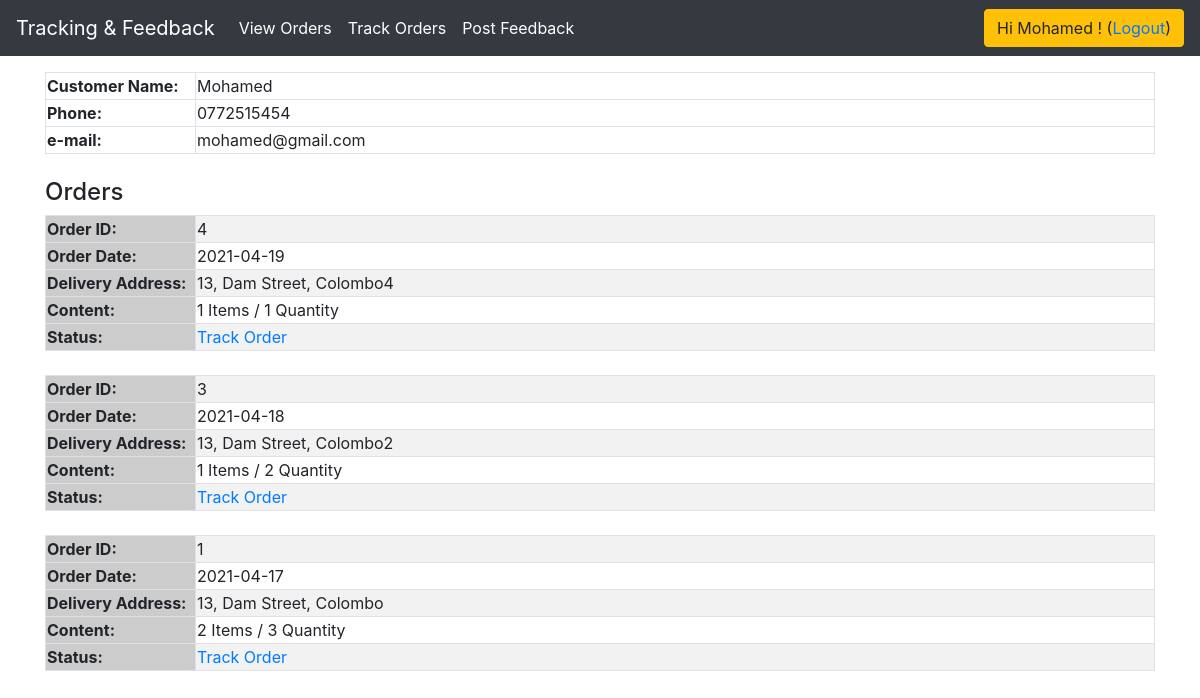
Screenshot of /orders.php (signed in) with the database file from the repository.
### tables this page shows
CREATE TABLE IF NOT EXISTS `customers` (
  `seno` bigint(20) UNSIGNED NOT NULL AUTO_INCREMENT,
  `name` varchar(200) NOT NULL,
  `l_name` varchar(300) NOT NULL,
  `email` varchar(300) NOT NULL,
  `phone` varchar(20) NOT NULL,
  `username` varchar(300) NOT NULL,
  `password` varchar(300) NOT NULL,
  PRIMARY KEY (`seno`),
  UNIQUE KEY `seno` (`seno`)
);

CREATE TABLE IF NOT EXISTS `carts` (
  `seno` bigint(20) UNSIGNED NOT NULL AUTO_INCREMENT,
  `customer_id` varchar(100) NOT NULL,
  `date` date NOT NULL,
  `delivery_address` text NOT NULL,
  `status` varchar(20) NOT NULL DEFAULT 'pending',
  UNIQUE KEY `seno` (`seno`)
);

### Connections/dbconnect.php (called while the page is built, shortened)
<?php
$hostname_dbconnect = "localhost";
$username_dbconnect = "root";
$password_dbconnect = "";
$dbconnect = mysql_pconnect($hostname_dbconnect, $username_dbconnect, $password_dbconnect) or trigger_error(mysql_error(),E_USER_ERROR);
$logoutAction = $_SERVER['PHP_SELF']."?doLogout=true";
$getUsername= "-1";
if (isset($_SESSION['MM_Username'])) {
  $getUsername = $_SESSION['MM_Username'];
}
$query_get_customer_info = "SELECT * FROM customers WHERE username = '$getUsername'";
$get_customer_info = mysql_query($query_get_customer_info, $dbconnect) or die(mysql_error());
$row_get_customer_info = mysql_fetch_assoc($get_customer_info);
$customer_name = $row_get_customer_info['name'].' '.$row_get_customer_info['l_name'];
$cusID = $row_get_customer_info['seno'];
?>

### orders.php (the view, shortened to what this page needs)
<?php require_once('Connections/dbconnect.php'); ?>
<?php
$query_list_orders = "SELECT * FROM carts WHERE customer_id = '$cusID' ORDER BY `date` DESC";
$list_orders = mysql_query($query_list_orders, $dbconnect) or die(mysql_error());
$row_list_orders = mysql_fetch_assoc($list_orders);
?>
<!doctype html>
<html>
<head>
<link href="css/bootstrap-4.3.1.css" rel="stylesheet" type="text/css">
</head>
<body>
<nav class="navbar navbar-expand-lg navbar-dark bg-dark"> <a class="navbar-brand" href="#">Tracking &amp; Feedback</a>
  <div class="collapse navbar-collapse" id="navbarSupportedContent1">
    <ul class="navbar-nav mr-auto">
      <li class="nav-item active"> <a class="nav-link" href="orders.php">View Orders</a> </li>
      <li class="nav-item active"> <a class="nav-link" href="track.php">Track Orders</a> </li>
      <li class="nav-item active"> <a class="nav-link" href="feedback.php">Post Feedback</a> </li>
    </ul>
	 <div class="btn btn-warning">Hi <?php echo $customer_name; ?>! (<a href="<?php echo $logoutAction ?>">Logout</a>)</div>
  </div>
</nav>
<div class="container mt-3">
<div class="row">
	<div class="col-md-12">
	<table width="100%" border="0" class="table-bordered">
  <tbody>
    <tr>
      <td width="150"><strong>Customer Name:</strong></td>
      <td><?php echo $customer_name; ?></td>
      </tr>
    <tr>
      <td width="150"><strong>Phone:</strong></td>
      <td><?php echo $row_get_customer_info['phone']; ?></td>
      </tr>
    <tr>
      <td width="150"><strong>e-mail:</strong></td>
      <td><?php echo $row_get_customer_info['email']; ?></td>
      </tr>
  </tbody>
</table>
<h4 class="alert-heading mt-4">Orders</h4>
<?php do { ?>
<?php
$orderID = $row_list_orders['seno'];
$query_order_contents = "SELECT COUNT(seno), SUM(quantity) FROM carts_items WHERE cart_id = '$orderID'";
$order_contents = mysql_query($query_order_contents, $dbconnect) or die(mysql_error());
$row_order_contents = mysql_fetch_assoc($order_contents);
?>
  <table width="100%" border="0" class="table-bordered table-striped">
    <tbody>
      <tr>
        <td width="150" bgcolor="#CCC"><strong>Order ID:</strong></td>
        <td><?php echo $row_list_orders['seno']; ?></td>
        </tr>
      <tr>
        <td width="150" bgcolor="#CCC"><strong>Order Date:</strong></td>
        <td><?php echo $row_list_orders['date']; ?></td>
        </tr>
      <tr>
        <td width="150" bgcolor="#CCC"><strong>Delivery Address:</strong></td>
        <td><?php echo $row_list_orders['delivery_address']; ?></td>
        </tr>
      <tr>
        <td bgcolor="#CCC"><strong>Content:</strong></td>
        <td><?php echo $row_order_contents['COUNT(seno)']; ?> Items / <?php echo $row_order_contents['SUM(quantity)']; ?> Quantity </td>
      </tr>
      <tr>
        <td width="150" bgcolor="#CCC"><strong>Status:</strong></td>
        <td><a href="track.php?orderID=<?php echo $row_list_orders['seno']; ?>">Track Order</a></td>
        </tr>
    </tbody>
  </table><br>
  <?php } while ($row_list_orders = mysql_fetch_assoc($list_orders)); ?>
	</div>
</div>
</div>
</body>
</html>

### rows the page displays
customers: customer_name "Mohamed", phone "0772515454", email "mohamed@gmail.com"
carts: seno "4", date "2021-04-19", delivery_address "13, Dam Street, Colombo4", COUNT "1", SUM "1"
carts: seno "3", date "2021-04-18", delivery_address "13, Dam Street, Colombo2", COUNT "1", SUM "2"
carts: seno "1", date "2021-04-17", delivery_address "13, Dam Street, Colombo", COUNT "2", SUM "3"
